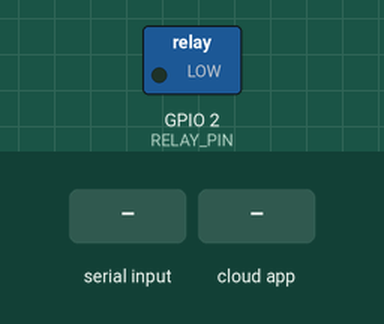
Bench run of a sketch on a simulated ESP32. On the bench: switched loads named in the sketch (green lamp = pin HIGH). Inputs (shaded band) come from the test bench. WiFi joins after 1.5 s; servers stay silent unless stated; the local clock reads 2024-03-15 10:24:30 at power-on unless the sketch sets it; EEPROM starts erased; the Firebase database answers and starts empty; what the sketch prints to the serial monitor is not drawn.

Above: at 0.9 s.
1.0 s: "on\n" received over Serial
2.5 s: "off\n" received over Serial
4.0 s: "on\n" received over Serial
At 4.7 s:
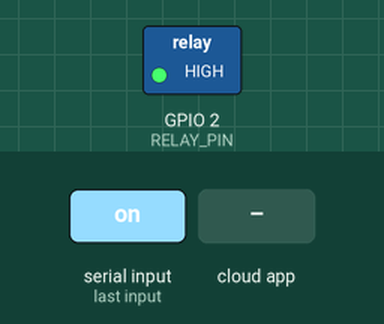
5.8 s: the phone or cloud app sets relay to 0
At 7.1 s:
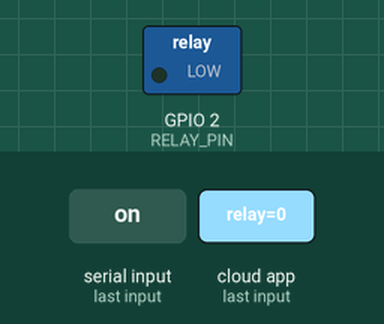
7.5 s: the phone or cloud app sets relay to 1
At 8.9 s:
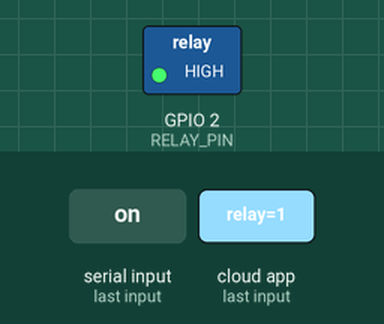
Timing chart, 0 to 10.5 s (numbered marks = the images above; inputs shaded):
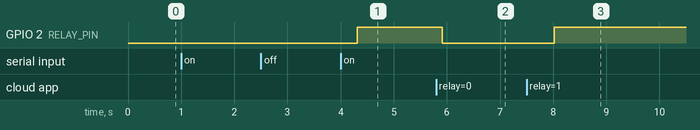

The sketch:

get_database.ino
```cpp
#include <WiFi.h>
#include <Firebase_ESP_Client.h>
#include <Preferences.h>
#include <ArduinoJson.h>
#define ARDUINOJSON_ENABLE_STD_STRING 1

// ========== NEW FIREBASE CONFIG ==========
#define FIREBASE_HOST "save-in-a-database-default-rtdb.asia-southeast1.firebasedatabase.app"
#define FIREBASE_AUTH "rD8ShXsTAbQkAPrMZoAxBnZMWPUdqOMpFnrd4PRY"
#define RELAY_PIN 2
// ========================================

FirebaseData fbdo;
FirebaseAuth auth;
FirebaseConfig config;

Preferences prefs;
String ssid = "", password = "";
const unsigned long WIFI_TIMEOUT = 80000;
const unsigned long SEND_INTERVAL = 10000;

bool relayState = false;
bool wifiWasConnected = false;

void setup() {
  Serial.begin(115200);
  pinMode(RELAY_PIN, OUTPUT);
  digitalWrite(RELAY_PIN, LOW);

  loadWiFiCredentials();
  connectWiFi();
  wifiWasConnected = (WiFi.status() == WL_CONNECTED);

  // NTP: IST (+5:30)
  configTime(19800, 0, "pool.ntp.org");
  Serial.print("Syncing time (IST)");
  while (time(nullptr) < 1000000000L) { delay(500); Serial.print("."); }
  Serial.println("\nTime synced (IST)!");

  connectFirebase();
  if (Firebase.ready()) Firebase.RTDB.setBool(&fbdo, "/esp32/control/relay", false);
}

void loop() {
  bool nowConnected = (WiFi.status() == WL_CONNECTED);

  if (wifiWasConnected && !nowConnected) {
    Serial.println(F("WiFi LOST → reset..."));
    WiFi.disconnect(true); WiFi.mode(WIFI_OFF); delay(1000); WiFi.mode(WIFI_STA);
    connectWiFi();
  }
  if (!wifiWasConnected && nowConnected) connectFirebase();
  wifiWasConnected = nowConnected;

  if (nowConnected && !Firebase.ready()) connectFirebase();

  if (nowConnected && Firebase.ready()) {
    if (Firebase.RTDB.getBool(&fbdo, "/esp32/control/relay")) {
      bool cmd = fbdo.to<bool>();
      if (cmd != relayState) {
        relayState = cmd;
        digitalWrite(RELAY_PIN, relayState ? HIGH : LOW);
        Serial.printf("App → Relay: %s\n", relayState ? "ON" : "OFF");
        logStateWithTime();
      }
    }
  }

  static unsigned long lastSend = 0;
  if (nowConnected && Firebase.ready() && millis() - lastSend > SEND_INTERVAL) {
    sendStatus(); lastSend = millis();
  }

  if (Serial.available()) {
    String cmd = Serial.readStringUntil('\n'); cmd.trim(); cmd.toLowerCase();
    if (cmd == "on") setRelay(true);
    else if (cmd == "off") setRelay(false);
    else if (cmd == "resetwifi") { prefs.clear(); ESP.restart(); }
  }
  delay(500);
}

// === HELPERS ===
void loadWiFiCredentials() {
  prefs.begin("wifi", true);
  ssid = prefs.getString("ssid", ""); password = prefs.getString("pass", "");
  prefs.end();
  if (ssid == "" || password == "") promptForCredentials();
  else Serial.printf("Loaded WiFi: %s\n", ssid.c_str());
}
void promptForCredentials() {
  Serial.println(F("\n=== WiFi Setup ==="));
  Serial.print("SSID: "); ssid = readSerialLine();
  Serial.print("Password: "); password = readSerialLine();
  prefs.begin("wifi", false); prefs.putString("ssid", ssid); prefs.putString("pass", password); prefs.end();
  Serial.println(F("Saved!"));
}
String readSerialLine() {
  String line = ""; unsigned long start = millis();
  while (millis() - start < 30000) {
    while (Serial.available()) {
      char c = Serial.read();
      if (c == '\n' || c == '\r') { if (line.length() > 0) { Serial.println(); line.trim(); return line; } }
      else { line += c; Serial.print(c); }
    } delay(50);
  } Serial.println(F("\nTimeout!")); return "";
}
void connectWiFi() {
  Serial.printf("Connecting to \"%s\" ... ", ssid.c_str());
  WiFi.begin(ssid.c_str(), password.c_str());
  unsigned long start = millis();
  while (WiFi.status() != WL_CONNECTED && millis() - start < WIFI_TIMEOUT) { delay(500); Serial.print("."); }
  Serial.println(WiFi.status() == WL_CONNECTED ? F("\nWiFi CONNECTED!") : F("\nWiFi FAILED."));
  if (WiFi.status() == WL_CONNECTED) Serial.println(WiFi.localIP());
}
void connectFirebase() {
  config.host = FIREBASE_HOST;
  config.signer.tokens.legacy_token = FIREBASE_AUTH;  // Web API Key
  Serial.print(F("Firebase init ... "));
  Firebase.begin(&config, &auth);
  Firebase.reconnectWiFi(true);
  Serial.println(Firebase.ready() ? F("OK") : F("FAILED"));
}
void setRelay(bool state) {
  relayState = state; digitalWrite(RELAY_PIN, state ? HIGH : LOW);
  if (Firebase.ready()) { Firebase.RTDB.setBool(&fbdo, "/esp32/control/relay", state); logStateWithTime(); }
}
void sendStatus() {
  Firebase.RTDB.setBool(&fbdo, "/esp32/status/relay", relayState);
  Firebase.RTDB.setString(&fbdo, "/esp32/status/ip", WiFi.localIP().toString());
  Firebase.RTDB.setInt(&fbdo, "/esp32/status/rssi", WiFi.RSSI());
  Firebase.RTDB.setInt(&fbdo, "/esp32/status/uptime", millis() / 1000);
  Serial.println(F("Status sent"));
}
void logStateWithTime() {
  if (!Firebase.ready()) return;
  time_t now = time(nullptr); struct tm timeinfo;
  if (localtime_r(&now, &timeinfo)) {
    char ts[30];
    strftime(ts, sizeof(ts), "%Y-%m-%dT%H:%M:%S+05:30", &timeinfo);
    String path = "/esp32/log/" + String(ts);
    if (Firebase.RTDB.setString(&fbdo, path.c_str(), relayState ? "ON" : "OFF")) {
      Serial.printf("Logged: %s at %s\n", relayState ? "ON" : "OFF", ts);
    }
  }
}
```

Measured:
- after the input at 1.0 s, every drawn part: stays the same
- after the input at 2.5 s, every drawn part: stays the same
- after the input at 4.0 s, GPIO 2 (RELAY_PIN): LOW → HIGH after 0.32 s
- after the input at 5.8 s, GPIO 2 (RELAY_PIN): HIGH → LOW after 0.12 s
- after the input at 7.5 s, GPIO 2 (RELAY_PIN): LOW → HIGH after 0.52 s
